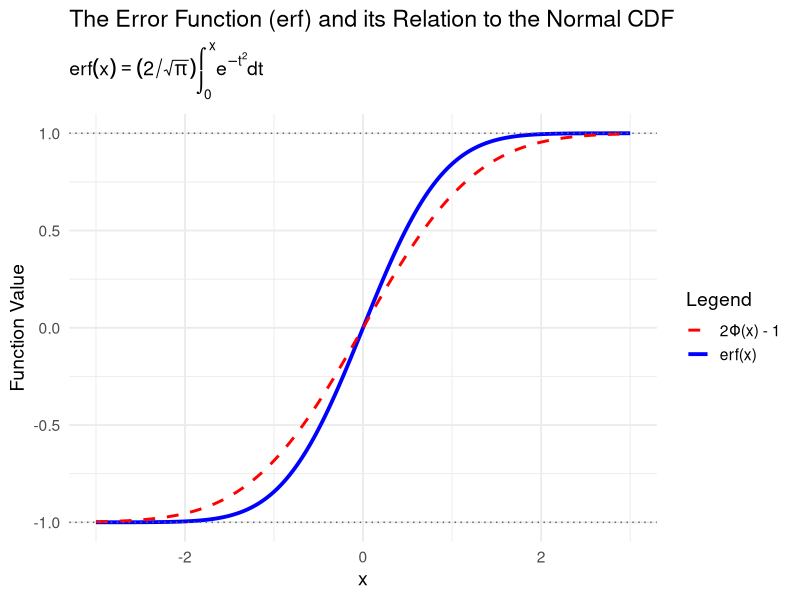

This figure's R source:
## ---- chunk 1
# ============================================================
# Visualizing and Understanding the Error Function (erf)
# ============================================================

# Description:
# The error function erf(x) is a special function that arises in probability,
# statistics, and partial differential equations. It is defined as:
#     erf(x) = (2 / sqrt(pi)) * ∫₀ˣ e^(-t²) dt
# This function is closely related to the cumulative distribution function (CDF)
# of the standard normal distribution:
#     Φ(x) = (1/2) * [1 + erf(x / sqrt(2))]
# Hence, erf(x) = 2 * Φ(x * sqrt(2)) - 1
#
# The error function transitions smoothly from -1 to 1 and describes cumulative
# probabilities under the Gaussian curve. In this example, we will compute and
# visualize erf(x) alongside the corresponding transformation of the standard
# normal CDF to verify their equivalence.

# Load libraries
library(ggplot2)

# Define the error function using its relationship to the normal CDF
erf <- function(x) {
  2 * pnorm(x * sqrt(2)) - 1
}

# Define a sequence of x-values
x <- seq(-3, 3, length.out = 300)

# Compute erf(x) and the normal CDF Phi(x)
data <- data.frame(
  x = x,
  erf = erf(x),
  Phi = pnorm(x)
)

# Plot the error function and its relationship to the normal CDF
ggplot(data, aes(x = x)) +
  geom_line(aes(y = erf, color = "erf(x)"), size = 1.3) +
  geom_line(aes(y = 2 * Phi - 1, color = "2Φ(x) - 1"), linetype = "dashed", size = 1) +
  geom_hline(yintercept = c(-1, 1), linetype = "dotted", color = "gray40") +
  scale_color_manual(values = c("erf(x)" = "blue", "2Φ(x) - 1" = "red")) +
  labs(
    title = "The Error Function (erf) and its Relation to the Normal CDF",
    subtitle = expression(erf(x) == (2/sqrt(pi)) * integral(e^{-t^2} * dt, 0, x)),
    x = "x",
    y = "Function Value",
    color = "Legend"
  ) +
  theme_minimal(base_size = 14)

# Interpretation:
# The solid blue line shows the computed error function erf(x),
# while the dashed red line shows the equivalent expression 2Φ(x) - 1,
# where Φ(x) is the standard normal CDF.
# Both curves coincide perfectly, confirming that erf(x) = 2Φ(x√2) - 1.
# The horizontal dotted lines at -1 and +1 indicate the asymptotic limits
# of the error function as x → ±∞.
